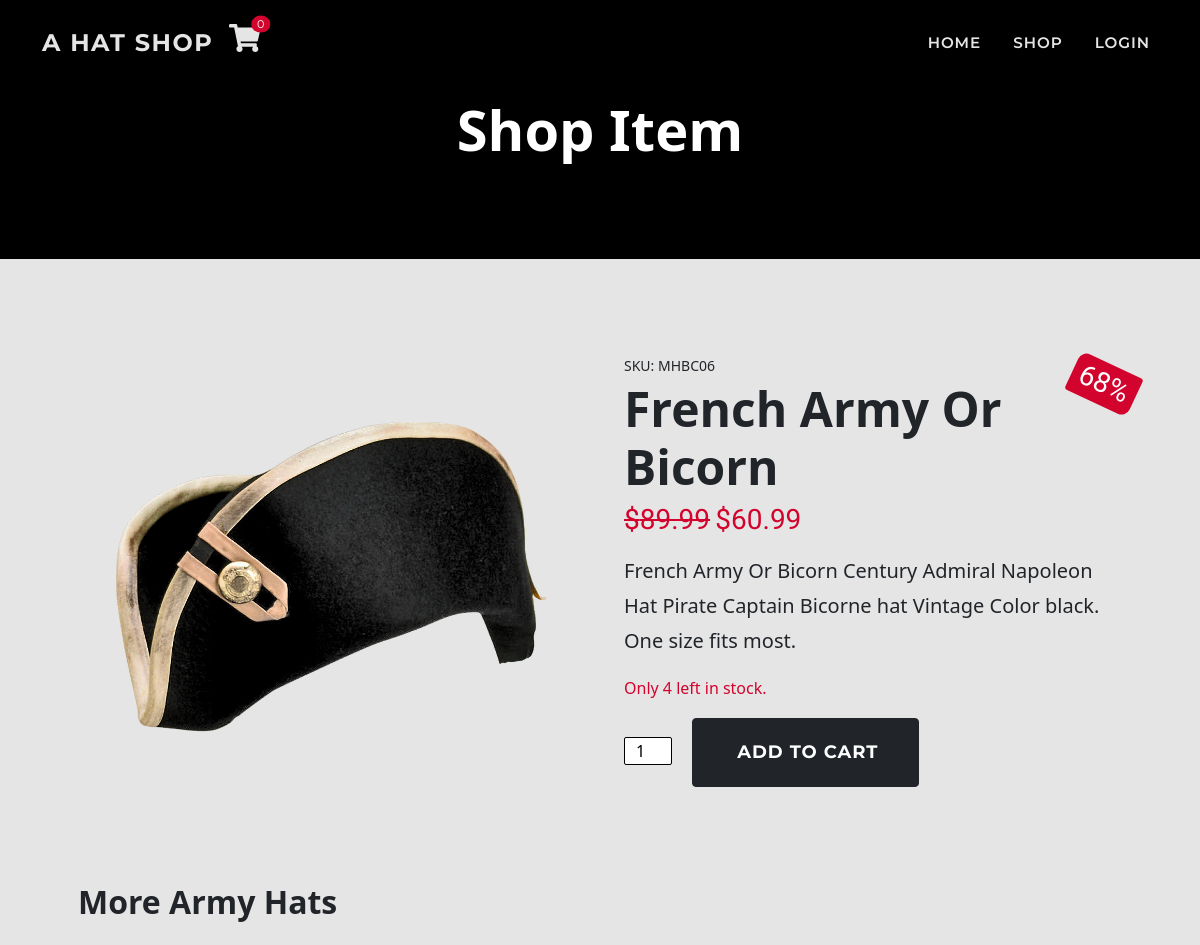
/shop/7/ (upper part), run on an earlier commit of the app's database.
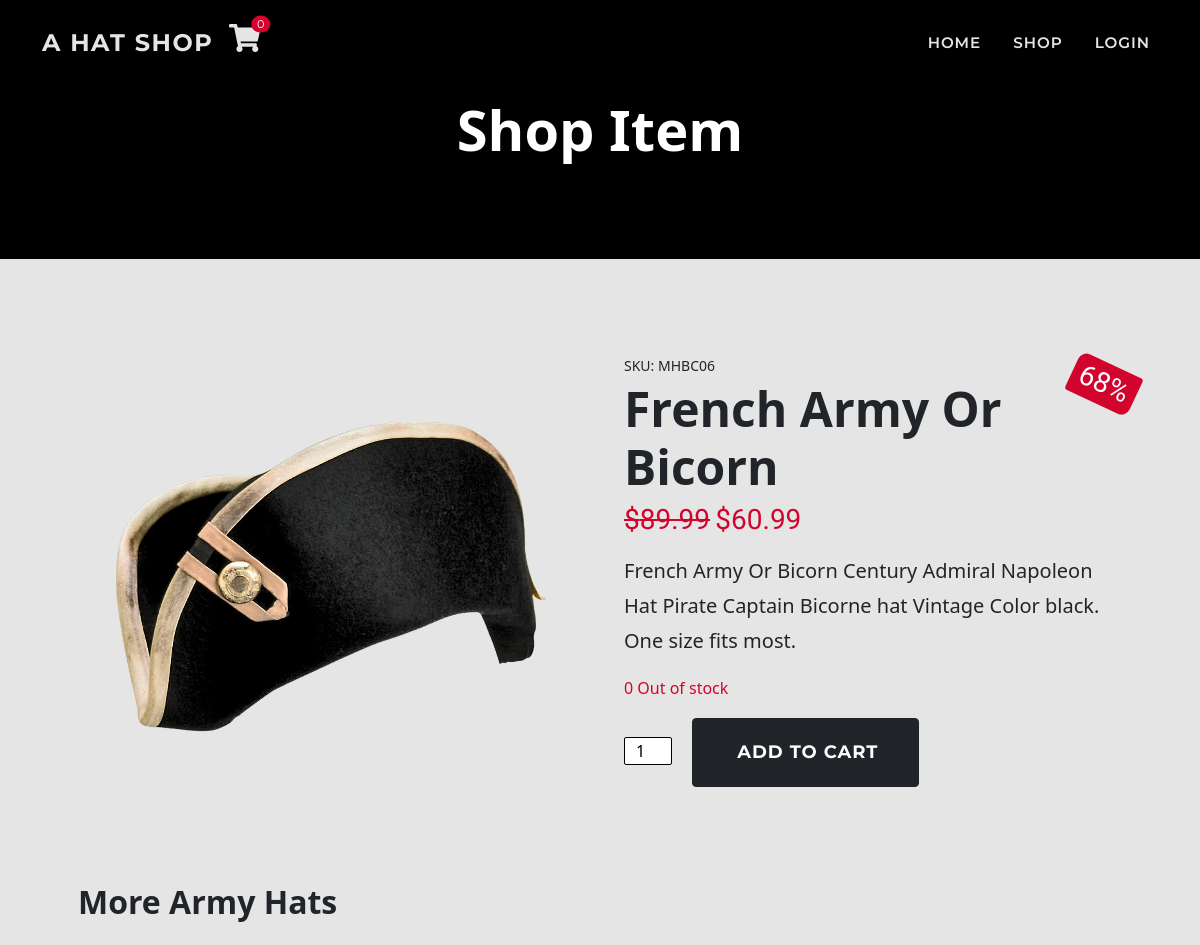
And on a later commit of the database.
### shop/models.py (models this page shows, shortened)
class Product(models.Model):
    sku = models.CharField(max_length=60)
    category = models.ForeignKey(
        'Category', null=True, blank=True,
        on_delete=models.SET_NULL)
    style = models.CharField(max_length=60)
    color = models.CharField(max_length=60)
    name = models.CharField(max_length=60)
    description = models.TextField(max_length=250)
    price = models.DecimalField(
        max_digits=6, decimal_places=2)
    image = models.ImageField(null=True, blank=True)
    sale = models.BooleanField(default=False)
    sale_price = models.DecimalField(
        max_digits=6, decimal_places=2,
        null=True, blank=True)
    item_count = models.IntegerField(
        blank=False, null=False, default=0)

### shop/views.py (the view)
# urls.py: path('<int:item_id>/', views.shop_item, name='shop_item'),
def shop_item(request, item_id):
    item = get_object_or_404(Product, pk=item_id)
    related = Product.objects.filter(style=item.style).order_by('-id')
    context = {
        'item': item,
        'related': related,
    }
    return render(request, 'shop/shop_item.html', context)

### cart/contexts.py (called while the page is built, shortened)
def cart_contents(request):
    cart_items = []
    total = 0
    before = 0
    item_count = 0
    cart = request.session.get('cart', {})
    if total < 50:
        delivery = total * Decimal(10 / 100)
        free_deivery = 50 * total
    else:
        delivery = 0
        free_deivery = 0
    delivery = round(delivery, 2)
    grand_total = delivery + total
    grand_total = round(grand_total, 2)
    context = {
        'cart_items': cart_items,
        'total': total,
        'before': before,
        'item_count': item_count,
        'delivery': delivery,
        'free_deivery': free_deivery,
        'deivery_treshold': 10,
        'grand_total': grand_total,
    }
    return context

### shop/templates/shop/shop_item.html (shortened to what this page needs)
{% extends 'base.html' %}
{% load static %}
{% load thumbnail %}
{% block page_header %}
<header class="bg-black py-5">
    <div class="container px-4 px-lg-5 my-5">
        <div class="text-center">
            <h1 class="display-4 text-white fw-bolder">Shop Item</h1>
        </div>
    </div>
</header>
{% endblock %}
{% block content %}
<section class="page-section">
    <div class="container pb-5 px-4 px-lg-5">
        <div class="item row gx-4 gx-lg-5 align-items-center position-relative">
            {% if item.sale %}
            <div class="badge bg-danger text-white position-absolute w-auto" style="top: 0.5rem; right: 0.5rem">
                <h3 class="m-0 numbers-font">{% widthratio item.sale_price item.price 100 %}%</h3>
            </div>
            {% endif %}
            {% thumbnail item.image "500" as im %}
            <div class="col-md-6 mb-4 mb-md-0"><img class="card-img-top mb-md-0" src="{{ im.url }}" alt="{{ item.name }}" />
            </div>
            {% endthumbnail %}
            <div class="col-md-6">
                <div class="small mb-1">SKU: {{ item.sku }}</div>
                <h1 class="display-5 fw-bolder text-capitalize">{{ item.name }}</h1>
                <div class="fs-5 mb-3">
                    {% if item.sale %}
                    <span class="text-decoration-line-through h3 text-danger numbers-font">${{ item.price }}</span>
                    <span class="text-danger h3 numbers-font">${{ item.sale_price }} </span>
                    {% else %}
                    <span class="numbers-font h3">${{ item.price }} </span>
                    {% endif %}
                </div>
                <p class="lead">{{ item.description }}</p>
                {% if item.item_count == 0 %}
                <p class="text-danger">{{ item.item_count }} Out of stock</p>
                {% elif item.item_count < 5  %}
                <p class="text-danger">
                    Only {{ item.item_count }} left in stock.
                </p>
                {% else %}
                <p>{{ item.item_count }} items in stock</p>
                {% endif %}
                <div class="d-flex">
                    <form id="ad-to-cart" class="form" action="{% url 'add_to_cart' item.id %}" method="POST"
                        novalidate>
                        <input id="click-this" class="quantity text-center me-3" name="quantity" id="inputQuantity"
                            type="number" min="1" max="{{ item.item_count }}" value="1" style="max-width: 3rem" />
                        <button class="btn btn-dark btn-xl text-uppercase flex-shrink-0" type="submit">
                            Add to cart
                        </button>
                    </form>
                </div>
            </div>
        </div>
    </div>
    <div class="container pt-5 px-2 px-sm-4 px-lg-5">
        <h2 class="fw-bolder mb-4 text-capitalize">More {{ item.style }} hats</h2>
    </div>
</section>
{% endblock %}

What changed in the data, as far as the page shows it:
changed Product "French Army Or Bicorn": item_count "4" → "0"
Also different on the page:
text no longer shown: "Only left in stock."
text now shown: "Out of stock"
